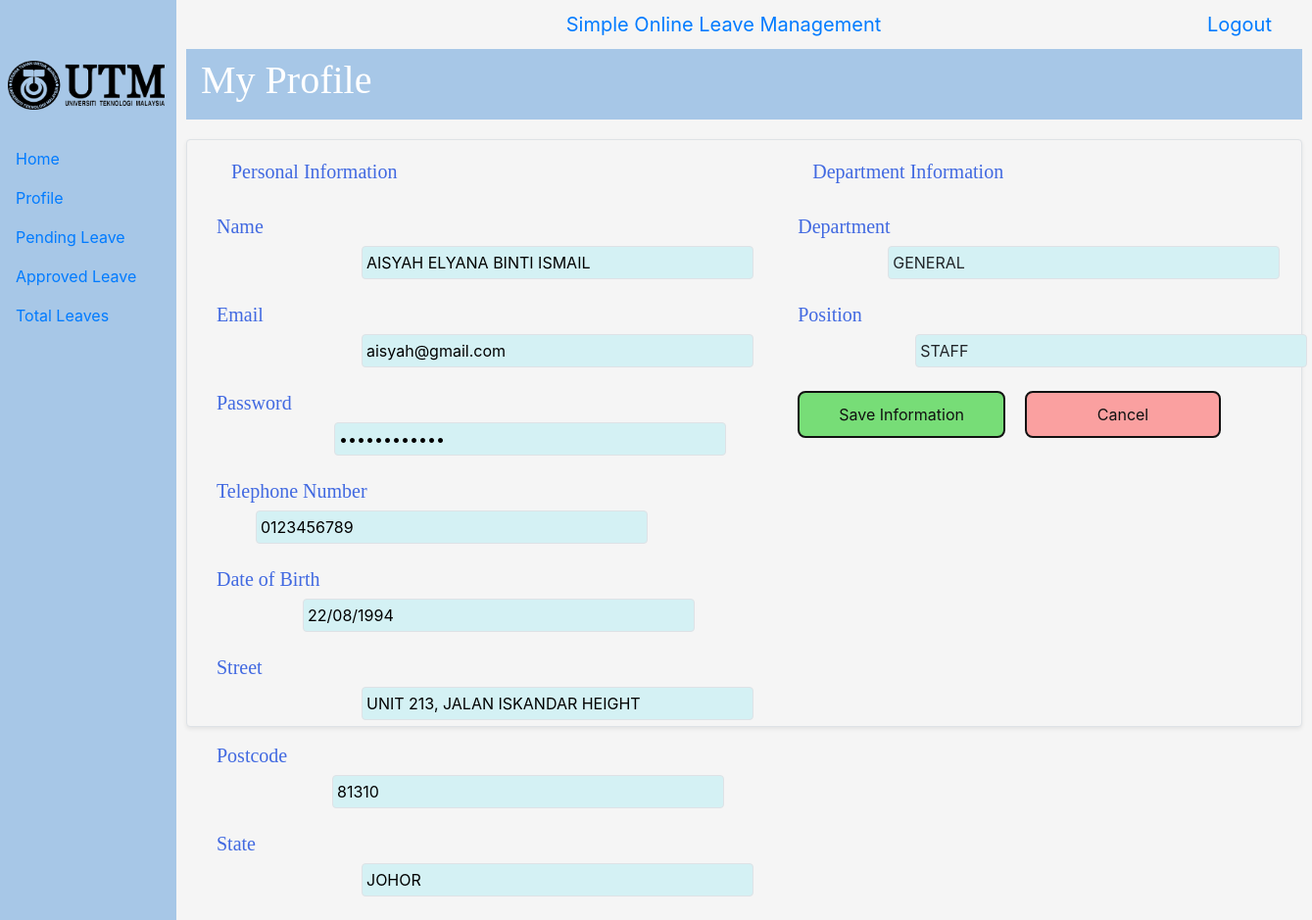
Screenshot of /manager/updateprofile.php (signed in) with the database file from the repository.
### tables this page shows
CREATE TABLE `users` (
  `userID` int(100) NOT NULL,
  `name` varchar(255) NOT NULL,
  `dateofBirth` varchar(30) NOT NULL,
  `telNo` varchar(15) NOT NULL,
  `dID` varchar(255) NOT NULL,
  `role` varchar(20) NOT NULL,
  `email` varchar(255) NOT NULL,
  `password` varchar(333) NOT NULL,
  `state` varchar(30) NOT NULL,
  `street` varchar(150) NOT NULL,
  `postcode` int(5) NOT NULL,
  `leaveDay` int(50) NOT NULL
);

CREATE TABLE `department` (
  `departmentID` varchar(5) NOT NULL,
  `dName` varchar(30) NOT NULL
);

### manager/updateprofile.php (the view, shortened to what this page needs)
<?php
include('include/head.php');
$id = $_SESSION['id']
	?>
<body>
	<?php
	$sql3 = "SELECT * FROM users
					 INNER JOIN department
					 ON users.dID = department.departmentID
					 WHERE userID ='" . $id . "'";
	mysqli_select_db($conn, "simpleleavedb");
	$result3 = mysqli_query($conn, $sql3);
	$row3 = mysqli_fetch_assoc($result3);
	?>
	<div class="side-navbar active-nav d-flex justify-content-between flex-wrap flex-column">
		<ul class="nav flex-column text-white w-100">
			<a href="#" class="nav-link h3 text-white my-2"></a>
			<img src="img/logo-utm.png" alt="logo-utm" width="160px" height="50px"
				style="margin-left:8px; margin-bottom:30px; margin-top:30px;">
			<li href="#" class="nav-link">
				<a href="dashboard.php" class="nav-brand ">Home</a>
			</li>
			<li href="profile.php" class="nav-link">
				<a href="profile.php" class="navbar-link">Profile</a>
			</li>
			<li href="#" class="nav-link">
				<a href="pending.php" class="navbar-link">Pending Leave</a>
			</li>
			<li href="#" class="nav-link">
				<a href="approved.php" class="navbar-link">Approved Leave</a>
			</li>
			<li href="#" class="nav-link">
				<a href="view.php" class="navbar-link">Total Leaves</a>
			</li>
		</ul>
	</div>
	<nav class="navbar navbar-toggleable-sm navbar-inverse p-0">
		<div class="container" style="margin-left: 190px; margin-right: 10px; height:50px">
			<button class="navbar-toggler" data-target="#mynavbar" data-toggle="collapse">
				<span class="navbar-toggler-icon"></span>
			</button>
			<a href="dashboard.php" class="navbar-brand ">Simple Online Leave Management</a>
			<a href="dashboard.php" class="navbar-brand ">Logout</a>
		</div>
	</nav>
	<header id="margin-l" class="header py-2 text-white"
		style="font-family: 'Didact Gothic'; background-color: #A7C7E7; margin-right:10px;">
		<div class="container">
			<div class="row ">
				<div class="col-md-6">
					<h1><i class="fa fa-user-secret"></i> My Profile</h1>
				</div>
			</div>
		</div>
	</header>
	<section class=" mb-4 bg-faded border shadow-sm rounded"
		style="margin-top: 20px; margin-left: 190px; margin-right: 10px; height:600px; background-color:whitesmoke">
		<div>
			<form action="update.php" method="post" class="form-group">
				<div class="row flex-nowrap">
					<div class="left-profile">
						<h4 class="profile">Personal Information</h4>
						<br>
						<div class="row">
							<h4 class="profile"> Name </h4>
							<input type="text" name="name" value="<?php echo $row3['name'] . " "; ?>"
								class="border border-black rounded p-1"
								style="background-color:#d4f1f4; margin-left:148px; width:400px; text-transform:uppercase;">
						</div>
						<br>
						<div class="row">
							<h4 class="profile"> Email </h4>
							<input type="text" name="email" value="<?php echo $row3['email'] . " "; ?> "
								class="border border-black rounded p-1"
								style="background-color:#d4f1f4; margin-left:148px; width:400px;"> </input>
						</div>
						<br>
						<div class="row">
							<h4 class="profile"> Password </h4>
							<input type="password" name="password" value="<?php echo $row3['password'] . " "; ?>"
								class="border border-black rounded p-1"
								style="background-color:#d4f1f4; margin-left:120px; width:400px;"></input>
						</div>
						<br>
						<div class="row">
							<h4 class="profile"> Telephone Number </h4>
							<input type="text" name="telno" value="<?php echo $row3['telNo'] . " "; ?>"
								class="border border-black rounded p-1"
								style="background-color:#d4f1f4; margin-left:40px; width:400px;"> </input>
						</div>
						<br>
						<div class="row">
							<h4 class="profile"> Date of Birth </h4>
							<input type="text" name="dob" value="<?php echo $row3['dateofBirth'] . " "; ?>"
								class="border border-black rounded p-1"
								style="background-color:#d4f1f4; margin-left:88px; width:400px;"></input>
						</div>
						<br>
						<div class="row">
							<h4 class="profile"> Street </h4>
							<input type="text" name="street" value="<?php echo $row3['street'] . " "; ?> "
								class="border border-black rounded p-1"
								style="background-color:#d4f1f4; margin-left:148px; width:400px; text-transform:uppercase;">
						</div>
						<br>
						<div class="row">
							<h4 class="profile"> Postcode </h4>
							<input type="text" name="postcode" value="<?php echo $row3['postcode'] . " "; ?>"
								class="border border-black rounded p-1"
								style=" background-color:#d4f1f4; margin-left:118px; width:400px;"> </input>
						</div>
						<br>
						<div class="row">
							<h4 class="profile"> State </h4>
							<input type="text" name="state" value="<?php echo $row3['state'] . " "; ?>"
								class="border border-black rounded p-1"
								style=" background-color:#d4f1f4; margin-left:148px; width:400px; text-transform:uppercase;">
						</div>
						<br>
					</div>
					<div class="right-profile">
						<h4 class="profile">Department Information</h4>
						<br>
						<div class="row">
							<h4 class="profile"> Department </h4>
							<div class="border border-black rounded p-1" name="dName"
								style=" background-color:#d4f1f4; margin-left:92px; width:400px; text-transform:uppercase;">
								<?php echo $row3['dName'] . " "; ?>
							</div>
						</div>
						<br>
						<div class="row">
							<h4 class="profile"> Position </h4>
							<div class="border border-black rounded p-1" name="role"
								style="background-color:#d4f1f4; margin-left:120px; width:400px; text-transform:uppercase;">
								<?php echo $row3['role'] . " "; ?>
							</div>
						</div>
						<br>
						<div class="row">
							<button type="submit" class="button-save" style="text-decoration:none;"
								data-toggle="modal"><i class="fa fa-spinner"></i> Save Information </button>
							<a href="profile.php" class="button-cancel"
								style="text-decoration:none; margin-left:20px; width:200px;" data-toggle="modal"> Cancel </a>
						</div>
					</div>
				</div>
			</form>
		</div>
	</section>
</body>

### manager/include/head.php (style rules this page uses)
body { background-color: whitesmoke; }
.profile { font-family: 'Didact Gothic'; font-size: 20px; color:#4169e1 }
.left-profile { margin-top:20px; margin-left:60px; }
.right-profile { margin-top:20px; margin-left:70px; }
.side-navbar { width: 180px; height: 100%; position: fixed; margin-left:-300px; background-color:#A7C7E7; transition: 0.5s; }
.active-nav { margin-left: 0; }
#margin-l { margin-left:190px }
.button-cancel { align-items: center; background-color:#FAA0A0; border: 2px solid #111; border-radius: 8px; box-sizing: border-box; color: #111; cursor: pointer; display: flex; font-family: Inter,sans-serif; font-size: 16px; height: 48px; justify-content: center; line-height: 24px; max-width: 100%; padding: 0 25px; position: relative; text-align: center; text-decoration: none; user-select: none; -webkit-user-select: none; touch-action: manipulation; }
.button-cancel:after { background-color: #111; border-radius: 8px; content: ""; display: block; height: 48px; left: 0; width: 100%; position: absolute; top: -2px; transform: translate(8px, 8px); transition: transform .2s ease-out; z-index: -1; }
@media (min-width: 768px) { .button-cancel { padding: 0 40px; } }
.button-save { align-items: center; background-color:#77DD77; border: 2px solid #111; border-radius: 8px; box-sizing: border-box; color: #111; cursor: pointer; display: flex; font-family: Inter,sans-serif; font-size: 16px; height: 48px; justify-content: center; line-height: 24px; max-width: 100%; padding: 0 25px; position: relative; text-align: center; text-decoration: none; user-select: none; -webkit-user-select: none; touch-action: manipulation; }
.button-save:after { background-color: #111; border-radius: 8px; content: ""; display: block; height: 48px; left: 0; width: 100%; position: absolute; top: -2px; transform: translate(8px, 8px); transition: transform .2s ease-out; z-index: -1; }
@media (min-width: 768px) { .button-save { padding: 0 40px; } }

### rows the page displays
users: name "AISYAH ELYANA BINTI ISMAIL", email "aisyah@gmail.com", telno "0123456789", dob "22/08/1994", street "Unit 213, Jalan Iskandar Height", postcode "81310", state "Johor", department.dName "GENERAL", role "STAFF"
